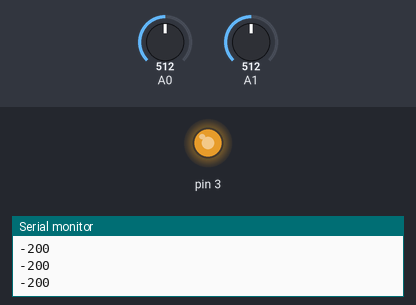
Simulated run of this sketch. Board: Arduino Uno, built with avr-gcc and run on an emulated ATmega328P. Shown: output pins drawn as LEDs (lit = HIGH), the last lines printed to the serial monitor. Inputs (shaded band) come from the test bench; at power-on: A0 = 512, A1 = 512. Pins used as bus, display or sensor lines are not drawn.

Above: at 0.8 s.
0.9 s: A0 set to 716
At 1.8 s:
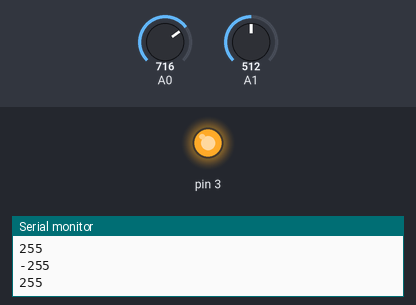
2.5 s: A0 set to 511
At 3.7 s:
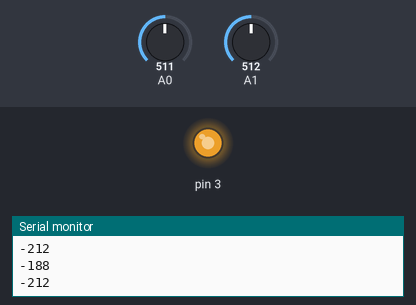
Timing chart, 0 to 5.5 s (numbered marks = the images above; inputs shaded):
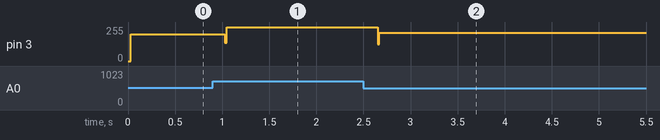

Measured:
- after the input at 0.9 s, pin 3: 200/255 → 255/255 after 0.13 s
- after the input at 2.5 s, pin 3: 255/255 → 212/255 after 0.15 s

The sketch:

dual_actuators.ino
```cpp
#include "helpers.hpp"
#include <Arduino.h>

int target = 50; // in mm

int tgt_speed = 200; // speed, in pwm TODO change this to mm/s
float threshold = 1; // in mm

int stroke = 250;     // stroke length, in mm:
int potMin = 34;      // Calibrated, pot val at min stroke
int potMax = 945;     // Calibrated, pot val at max stroke
int update_rate = 50; // hz

void setup() {
  Serial.begin(9600);

  OutPin speed_left(5);
  OutPin speed_right(3);
  OutPin dir_left(6);
  OutPin dir_right(4);
  InPin pot_left(A0);
  InPin pot_right(A1);

  int vl = pot_left.read_analog_raw();
  int vr = pot_right.read_analog_raw();
  int median_size = 15;
  Median median_l(median_size);
  Median median_r(median_size);
  for (int i = 0; i < median_size; i++) {
    median_l.update(vl);
    median_r.update(vr);
  }

  unsigned long current_time = millis();
  unsigned long last_time = current_time;

  int speed_l = 0;
  int speed_r = 0;

  while (true) {
    current_time = millis();

    int dt = 1000 / update_rate;

    if (current_time - last_time < dt) {
      continue;
    }
    last_time = current_time;

    int val_l = pot_left.read_analog_raw();
    int val_r = pot_right.read_analog_raw();

    int m_l = median_l.update(val_l);
    int m_r = median_r.update(val_r);

    float pos_l = map(m_l, potMin, potMax, 0, stroke);
    float pos_r = map(m_r, potMin, potMax, 0, stroke);

    float error_l = pos_l - target;
    float error_r = pos_r - target;
    float error_lr = pos_l - pos_r;

    if (error_l > threshold) {
      speed_l = -tgt_speed;
    } else if (error_l < -threshold) {
      speed_l = tgt_speed;
    } else {
      speed_l = 0;
    }

    if (error_r > threshold) {
      speed_r = -tgt_speed;
    } else if (error_r < -threshold) {
      speed_r = tgt_speed;
    } else {
      speed_r = 0;
    }

    int factor = 12 * error_lr;
    speed_l -= factor;
    speed_r += factor;

    // Serial.print(error_l);
    // Serial.print(" : ");
    // Serial.print(speed_l);
    // Serial.print(", ");
    // Serial.print(error_r);
    // Serial.print(" : ");
    // Serial.print(speed_r);
    // Serial.print(", ");
    // Serial.print(error_lr);
    // Serial.println();

    speed_l = constrain(speed_l, -255, 255);
    speed_r = constrain(speed_r, -255, 255);

    Serial.println();
    Serial.println(speed_l);
    Serial.println(speed_r);

    speed_left.write_pwm_raw(abs(speed_l));
    dir_left.write(speed_l > 0);
    speed_right.write_pwm_raw(abs(speed_r));
    dir_right.write(speed_r < 0);
  }
}

void loop() {}
```

arduino_lib.hpp
```cpp
// Shared library code for Arduinos.
#ifndef ARDUINO_LIB_H
#define ARDUINO_LIB_H

#include <Arduino.h>

#define sign(i) (((i) > 0) - ((i) < 0))

// Pinout reference:
// D4  RX
// D5* TX
// D6* SDA
// A3  SCL
// 12  D8
// A0  D9*
// A1  10*
// A2  11*
// 5V  GND
// (* = PWM)

// Labels for pins.
#define D4 4
#define D5 5
#define D6 6
#define D8 8
#define D9 9
#define D13 13

// Lock up the board, send an error message over serial, and flash the
// LED forever.
//
// This should *only* be used for hardware configuration errors that
// are completely unrecoverable.
inline void panic(const char *error_message);

// Output pins.
class OutPin {
  int num;
  bool allow_pwm;

public:
  OutPin(int num) : num(num) {
    pinMode(num, OUTPUT);

    // Only some pins are allowed to do PWM output. This only runs
    // once at init, so isn't much of a speed concern.
    switch (num) {
    case 3:
    case 5:
    case 6:
    case 9:
    case 10:
    case 11:
      allow_pwm = true;
      break;

    default:
      allow_pwm = false;
    }
  }

  void write(bool value) { digitalWrite(num, value ? HIGH : LOW); }
  void write_pwm(double duty_cycle) {
    if (!allow_pwm)
      panic("Attempted PWM on invalid PWM pin");

    analogWrite(num, min(duty_cycle, 1) * 255);
  }
  void write_pwm_raw(int duty_cycle) {
    if (!allow_pwm)
      panic("Attempted PWM on invalid PWM pin");

    analogWrite(num, min(duty_cycle, 255));
  }
};

// Input pins.
class InPin {
  int num;
  float threshold;

public:
  InPin(int num, float threshold = 0.8f) : num(num), threshold(threshold) {
    pinMode(num, INPUT);
  }
  bool read() { return digitalRead(num) == HIGH; }
  float read_analog() { return (analogRead(num) / 1023.0); }
  int read_analog_raw() { return analogRead(num); }
  bool read_threshold() { return read_analog() >= threshold; }
};

// Lock up the board, send an error message over serial, and flash the
// LED forever.
inline void panic(const char *error_message) {
  // Panic and make the LED blink forever.
  OutPin led(LED_BUILTIN);
  while (true) {
    Serial.println(error_message);
    led.write(false);
    delay(500);
    led.write(true);
    delay(500);
  }
}

// Relay controller.
struct Relay {
  OutPin left;
  OutPin right;
  OutPin common;

  Relay(int left, int right, int common)
      : left(left), right(right), common(common) {}

  // Sets the relay to output on its left pin, and returns a digital
  // output pin that is now connected to the left side of the relay.
  OutPin &output_left() {
    left.write(false);
    right.write(true);
    return common;
  }

  // Sets the relay to output on its right pin, and returns a digital
  // output pin that is now connected to the right side of the relay.
  OutPin &output_right() {
    left.write(true);
    right.write(false);
    return common;
  }
};

// // Captured data to be sent to interrupt handlers.
// static void *interrupt_data[EXTERNAL_NUM_INTERRUPTS];

// // Interrupt callback for a particular interrupt number and handler
// // function.
// template <uint8_t num, typename Func> inline void callback_interrupt() {
//   Func &f = *(Func *)interrupt_data[digitalPinToInterrupt(num)];
//   f();
// }

// // Attach an interrupt function to a particular pin. Use e.g.
// // attach_interrupt<8>([&]() { count++; }, FALLING) to count how many
// // times digital pin 8 falls.
// template <uint8_t num, typename Func>
// inline void attach_interrupt_lambda(Func &func, int mode) {
//   if (digitalPinToInterrupt(num) == NOT_AN_INTERRUPT)
//     panic("attempt to set up interrupts on a non-interrupt pin");

//   interrupt_data[digitalPinToInterrupt(num)] = (void *)&func;
//   attachInterrupt(digitalPinToInterrupt(num), callback_interrupt<num, Func>,
//                   mode);
// }

#endif // ARDUINO_LIB_H
```

helpers.hpp
```cpp
#ifndef HELPERS_H
#define HELPERS_H

#include "arduino_lib.hpp"

class PID {
private:
  float error;
  float prev_error;
  float derivative;
  float integral;

  float p, i, d;

public:
  PID(float p, float i, float d) : p(p), i(i), d(d) {
    error = 0;
    prev_error = 0;
    derivative = 0;
    integral = 0;
  }

  float update(float error) {
    derivative = error - prev_error;
    integral += error;
    prev_error = error;
    return p * error + i * integral + d * derivative;
  }

  void resetIntegral() {
    integral = 0;
  }
};

class Median {
private:
  int history_size;
  int* history;
  int current_idx;

public:
  Median(int history_size) : history_size(history_size) {
    history = new int[history_size];
    current_idx = 0;
    memset(history, 0, sizeof(history));
  }

  ~Median() {
    delete[] history;
  }

  int update(int new_val) {
    history[current_idx] = new_val;
    current_idx++;
    current_idx %= history_size;

    int sorted[history_size];
    memcpy(sorted, history, history_size * sizeof(history[0]));

    qsort(sorted, history_size, sizeof(sorted[0]), [](const void *a, const void *b) {
      if (*(int *)a > *(int *)b)
        return 1;
      else if (*(int *)a < *(int *)b)
        return -1;
      return 0;
    });

    if (history_size % 2 == 1)
      return (sorted[history_size / 2] + sorted[history_size / 2 + 1]) / 2;
    else
      return sorted[history_size / 2];
  }
};

#endif
```
